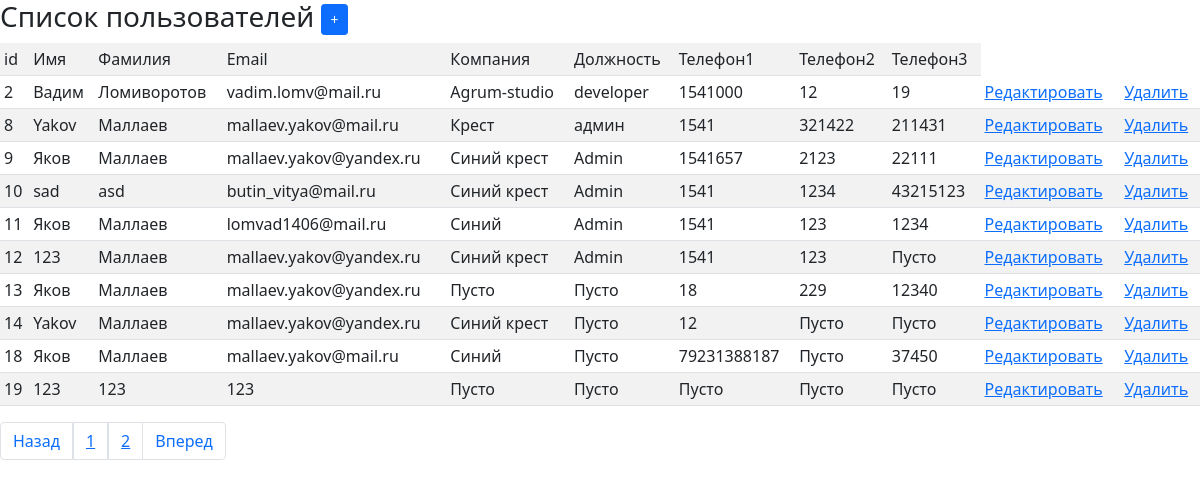
The page / on the database its author committed.
### tables this page shows
CREATE TABLE `users` (
  `id` int NOT NULL,
  `del` int NOT NULL DEFAULT '0',
  `first_name` varchar(255) NOT NULL,
  `last_name` varchar(255) NOT NULL,
  `email` varchar(255) NOT NULL,
  `company_name` varchar(255) DEFAULT NULL,
  `position` varchar(255) DEFAULT NULL
);

### index.php (called while the page is built, shortened)
<?php
include_once("object/Ttable.php");
include_once("object/view.php");
include_once("model/Musers.php");
$userobj = new Musers;
$content = $userobj->execute();

### inc-dbcon.php (called while the page is built)
<?php
	$type="mysql";
	$host="localhost";
	$user="root";
	$pasw="";
	$base="int-acc";

### object/Ttable.php (the view, shortened to what this page needs)
<?php
class Ttable
{
    private $header;
    private $rows;
    private $currentrow;
    private $rowcount;
    function clear()
    {
        $this->header=[];
        $this->rows=[];
        $this->currentrow="";
        $this->rowcount=0;
    }
    function addparams($param)
    {
        $this->param.= $param;
    }
    function startrow($header=0)
    {
        if ($header){
            $this->header=array("param"=>"", "cells"=>[]);
            $this->currentrow="header";
        }
        else{
            $this->currentrow="";
            $this->rows[$this->rowcount]=array("param"=>"", "cells"=>[]);
        }
    }
    function addcell($cell)
    {
        if ($this->currentrow == 'header')
        {
            $this->header['cells'][]=$cell;
        }
        else
        {
            $this->rows[$this->rowcount]['cells'][]=$cell;
        }
    }
    function finishrow()
    {
        $this->rowcount++;
    }
    function out()
    {
        $res="<table ".$this->param.">";
        if ($this->header){
                $res.="<th ".$this->header['param'].">";
                for ($f=0; $f<count($this->header['cells']); $f++){
                    $res.="<td>".$this->header['cells'][$f]."</td>";
                }
                $res.="</th>";
        }
        else{
            for ($i=0; $i<$this->rowcount; $i++){
                $res.="<tr ".$this->rows[$this->$i]['param'].">";
                for ($f=0; $f<count($this->rows[$i]['cells']); $f++){
                    $res.="<td>".$this->rows[$i]['cells'][$f]."</td>";
                    }
                $res.="</tr>";
                }
        }
        $res.="</table>";
        return $res;
    }
}

### model/Musers.php (shortened to what this page needs)
<?php
class Musers {
    private $dbcon;
    function execute(){
        $this->content = "";
        if(isset($_GET["adduser"])){
            $this->adduser();
        }else if (isset($_GET["edit"])) {
            $this->edituser();
        } else {
            $this->showlist();
        }
        return $this->content;
    }
    function dbconnect(){
		include("inc-dbcon.php");
		$dsn = $type.":host=".$host.";dbname=".$base;
		$opt = array(
		    PDO::ATTR_ERRMODE            => PDO::ERRMODE_EXCEPTION,
		    PDO::ATTR_DEFAULT_FETCH_MODE => PDO::FETCH_ASSOC
		);
		$this->dbcon = new PDO($dsn, $user, $pasw, $opt);
    }
    function showlist(){
        if (isset($_GET['page'])){
            $page = $_GET['page'];
        } else {
            $page = 1;
        }
        $limit = 10;
        $number = ($page * $limit) - $limit;
        $userall = $this->dbcon->query('SELECT * FROM users where del = 0 ');
        $user_all = $userall->fetchAll();
        $user_count = count($user_all);
        $str_pag = ceil($user_count/$limit);
        $query = $this->dbcon->query('SELECT * FROM users WHERE del = 0 ORDER BY id  LIMIT '.$number.', '.$limit.' ');
        $phonelist = $this->dbcon->query('SELECT * FROM phone');
        $phone = $phonelist->fetchAll();
        $btn="<a href=\"?adduser\" class=\"btn btn-sm btn-primary\" title=\"Добавить пользователя\">+</a>";
        $this->content="<h3>Список пользователей $btn</h3>";
        $tbl = new Ttable;
        $tbl->addparams("class=\"table table-striped table-sm\"");
        $tbl->startrow();
        $tbl->addcell("id");
        $tbl->addcell("Имя");
        $tbl->addcell("Фамилия");
        $tbl->addcell("Email");
        $tbl->addcell("Компания");
        $tbl->addcell("Должность");
        $tbl->addcell("Телефон1");
        $tbl->addcell("Телефон2");
        $tbl->addcell("Телефон3");
        $tbl->finishrow();
        while ($user = $query->fetch()){
            $tbl->startrow();
            $id = $user['id'];
            $tbl->addcell($user['id']);
            $tbl->addcell($user['first_name']);
            $tbl->addcell($user['last_name']);
            $tbl->addcell($user['email']);
            if($user['company_name']){
                $tbl->addcell($user['company_name']);
            } else{
                $tbl->addcell("Пусто");
            }
            if($user['position']){
                $tbl->addcell($user['position']);
            } else {
                $tbl->addcell("Пусто");
            }
            $index = 0;
            foreach ($phone as $key => $phone_item){
                if($id == $phone_item['uid'] && $phone_item['number'] == 1){
                    $tbl->addcell($phone_item['phone']);
                    $index++;
                }
            }
            if($index == 1) {
                $index = 0;
            } else {
                $tbl->addcell("Пусто");
            }
            foreach ($phone as $key => $phone_item){
                if($id == $phone_item['uid'] && $phone_item['number'] == 2){
                    $tbl->addcell($phone_item['phone']);
                    $index++;
                }
            }
            if($index == 1) {
                $index = 0;
            } else {
                $tbl->addcell("Пусто");
            }
            foreach ($phone as $key => $phone_item){
                if($id == $phone_item['uid']  && $phone_item['number'] == 3){
                    $tbl->addcell($phone_item['phone']);
                    $index++;
                }
            }
            if($index == 1) {
                $index = 0;
            } else {
                $tbl->addcell("Пусто");
            }
            $tbl->addcell("<a href = \?edit=".$user["id"].">Редактировать</a>");
            $tbl->addcell("<a href = \?del=".$user["id"].">Удалить</a>");
            $tbl->finishrow();
        }
        $this->content.=$tbl->out();
        $up = $page+1;
        $down = $page-1;
        $this->content.=
        "<nav aria-label='Page navigation example'>
        <ul class='pagination'>";
        if($page!=1){
            $this->content.= "
            <li class='page-item'><a class='page-link' href='/?page=".$down."'>Назад</a></li>";
        }else {
            $this->content.= "
            <li class='page-item'><a class='page-link' href='/?page=".$page."'>Назад</a></li>";
        }
        for ($i = 1; $i <=$str_pag; $i++){
            $this-> content.= "<li class='page-link'><a href=/?page=".$i.">".$i."</a> </li>";
        }
        if($page==1){
            $this->content.= "
            <li class='page-item'><a class='page-link' href='/?page=".$up."'>Вперед</a></li>";
        }else if($str_pag == $page){
            $this->content.= "
            <li class='page-item'><a class='page-link' href='/?page=".$page."'>Вперед</a></li>";
        }
        $this->content.=
        "
        </ul>
        </nav>";
    }
}

### object/view.php
<?php
class Cview {
    private $filename;
    function __construct($filename)
    {
        $this->filename =$filename;
    }
    function make($values)
    {
        $tmpl= file_get_contents($this->filename);
        foreach ($values as $key => $values) {
            $tmpl=str_replace("{[$key]}", $values, $tmpl);
        }
        print ($tmpl);
    }
}

### rows shown on the page
users: id "2", first_name "Вадим", last_name "Ломиворотов", email "vadim.lomv@mail.ru", company_name "Agrum-studio", position "developer"
users: id "8", first_name "Yakov", last_name "Маллаев", email "mallaev.yakov@mail.ru", company_name "Крест", position "админ"
users: id "9", first_name "Яков", last_name "Маллаев", email "mallaev.yakov@yandex.ru", company_name "Синий крест", position "Admin"
users: id "10", first_name "sad", last_name "asd", email "butin_vitya@mail.ru", company_name "Синий крест", position "Admin"
users: id "11", first_name "Яков", last_name "Маллаев", email "lomvad1406@mail.ru", company_name "Синий", position "Admin"
users: id "12", first_name "123", last_name "Маллаев", email "mallaev.yakov@yandex.ru", company_name "Синий крест", position "Admin"
users: id "13", first_name "Яков", last_name "Маллаев", email "mallaev.yakov@yandex.ru"
users: id "14", first_name "Yakov", last_name "Маллаев", email "mallaev.yakov@yandex.ru", company_name "Синий крест"
users: id "18", first_name "Яков", last_name "Маллаев", email "mallaev.yakov@mail.ru", company_name "Синий"

### other values the page prints
$this->rows[$i]['cells'][$f] "id"
$this->rows[$i]['cells'][$f] "Имя"
$this->rows[$i]['cells'][$f] "Фамилия"
$this->rows[$i]['cells'][$f] "Email"
$this->rows[$i]['cells'][$f] "Компания"
$this->rows[$i]['cells'][$f] "Должность"
$this->rows[$i]['cells'][$f] "Телефон1"
$this->rows[$i]['cells'][$f] "Телефон2"
$this->rows[$i]['cells'][$f] "Телефон3"
$this->rows[$i]['cells'][$f] "1541000"
$this->rows[$i]['cells'][$f] "12"
$this->rows[$i]['cells'][$f] "19"
$this->rows[$i]['cells'][$f] "Редактировать"
$this->rows[$i]['cells'][$f] "Удалить"
$this->rows[$i]['cells'][$f] "1541"
